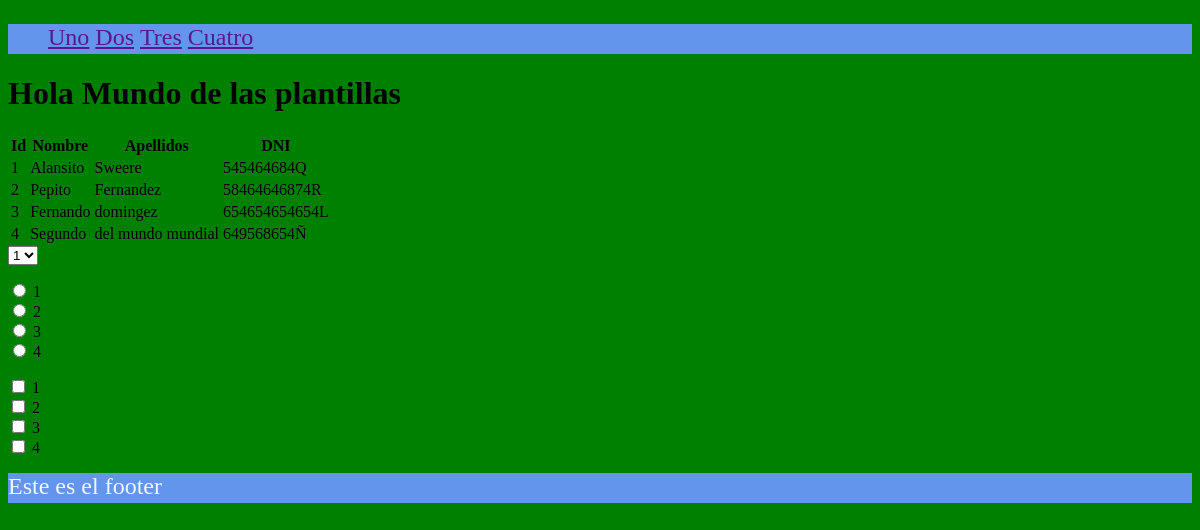
The page / on the database its author committed.
### tables this page shows
CREATE TABLE persona(
            id integer primary key autoincrement,
            nombre text,
            apellidos text,
            dni text);

### app.py (the view)
@route('/')
@jinja2_view('home.html')
def hola():
    cnx = sqlite3.connect(BASE_DATOS)
    consulta = "select id,nombre,apellidos,dni from persona"
    cursor = cnx.execute(consulta)
    filas = cursor.fetchall()#obtener todas fila para procesarla, trae todas las filas
    cnx.close()#cerrar siempre la consulta
    return {"datos": filas}

### templates/base.html (shortened to what this page needs)
<!DOCTYPE html>
<html lang="en">
<head>
    <link rel="stylesheet" href="/static/estilos.css">
</head>
<body>
    {%include 'inc_header.html'%}
    {%block content%}{%endblock%}
    {%include 'inc_footer.html'%}
</body>
</html>

### templates/home.html (shortened to what this page needs)
{%extends 'base.html'%}
{%block content%}
    <h1>Hola Mundo de las plantillas</h1>
    <table>
        <tr>
            <th>Id</th>              <th>Nombre</th>        <th>Apellidos</th>         <th>DNI</th>
        </tr>
        {% for fila in datos%}
        <tr>
            <td>{{fila[0]}}</td>   <td>{{fila[1]}}</td>    <td>{{fila[2]}}</td>  <td>{{fila[3]}}</td>
        </tr>
        {%endfor%}
    </table>
    <select name="" id="">
        {% for fila in datos%}
            <option value="{{fila[1]}}" {%if fila[1] == 3%} selected='true'{%endif%}>{{fila[0]}}</option>
        {%endfor%}
    </select>
    <p>
    {% for fila in datos%}
    <input type="radio" id="dato{{fila[1]}}" name="num" value="{{fila[0]}}">
    <label for="dato{{fila[1]}}">{{fila[0]}}</label><br>
    {%endfor%}
    </p>
    <p>
        {% for fila in datos%}
        <input type="checkbox" name="persona{{fila[1]}}" value="{{fila[1]}}">
        <label for="persona{{fila[1]}}">{{fila[0]}}</label><br>
        {%endfor%}
    </p>
{%endblock%}

### templates/inc_header.html
<header>
    <nav>
        <ul>
            <li><a href="">Uno</a></li>
            <li><a href="">Dos</a></li>
            <li><a href="">Tres</a></li>
            <li><a href="">Cuatro</a></li>
        </ul>
    </nav>
</header>

### templates/inc_footer.html
<footer>Este es el footer</footer>

### rows shown on the page
persona: id "1", nombre "Alansito", apellidos "Sweere", dni "545464684Q"
persona: id "2", nombre "Pepito", apellidos "Fernandez", dni "58464646874R"
persona: id "3", nombre "Fernando", apellidos "domingez", dni "654654654654L"
persona: id "4", nombre "Segundo", apellidos "del mundo mundial", dni "649568654Ñ"

### other values the page prints
form field value "1"
